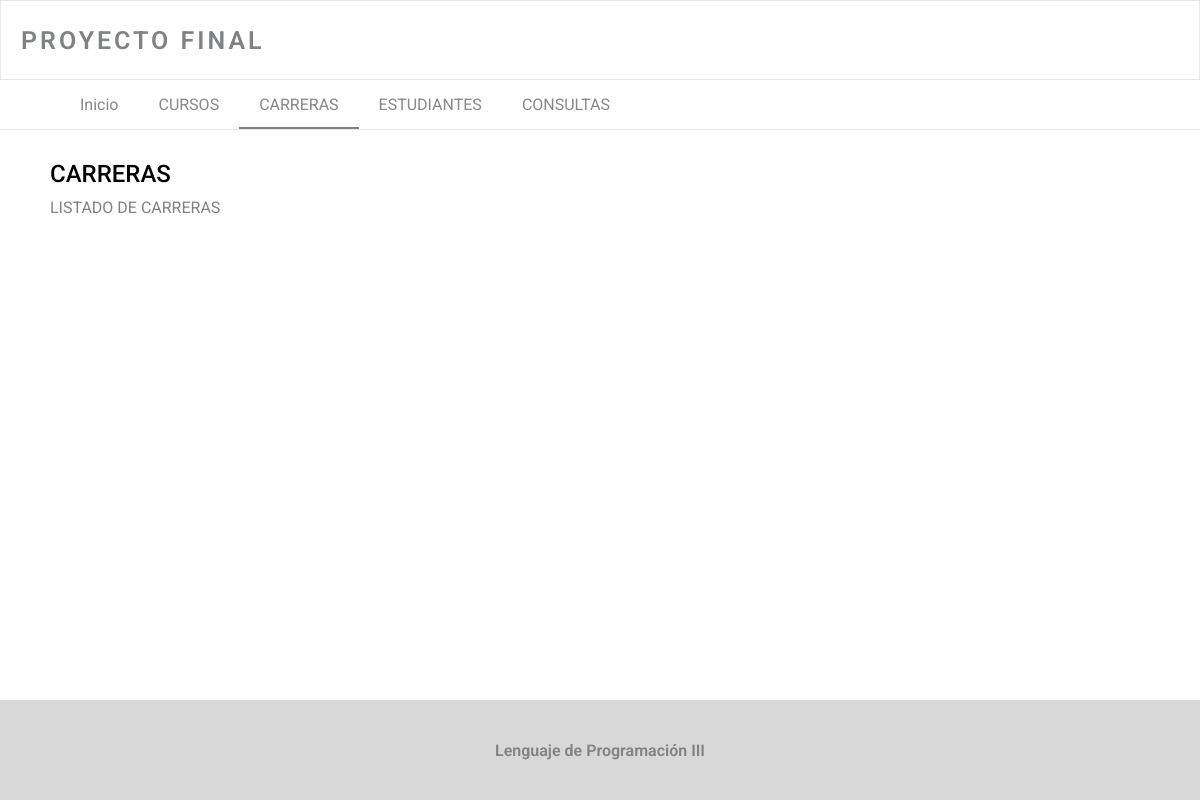
Page /lista-carrera/ on the earlier database version.
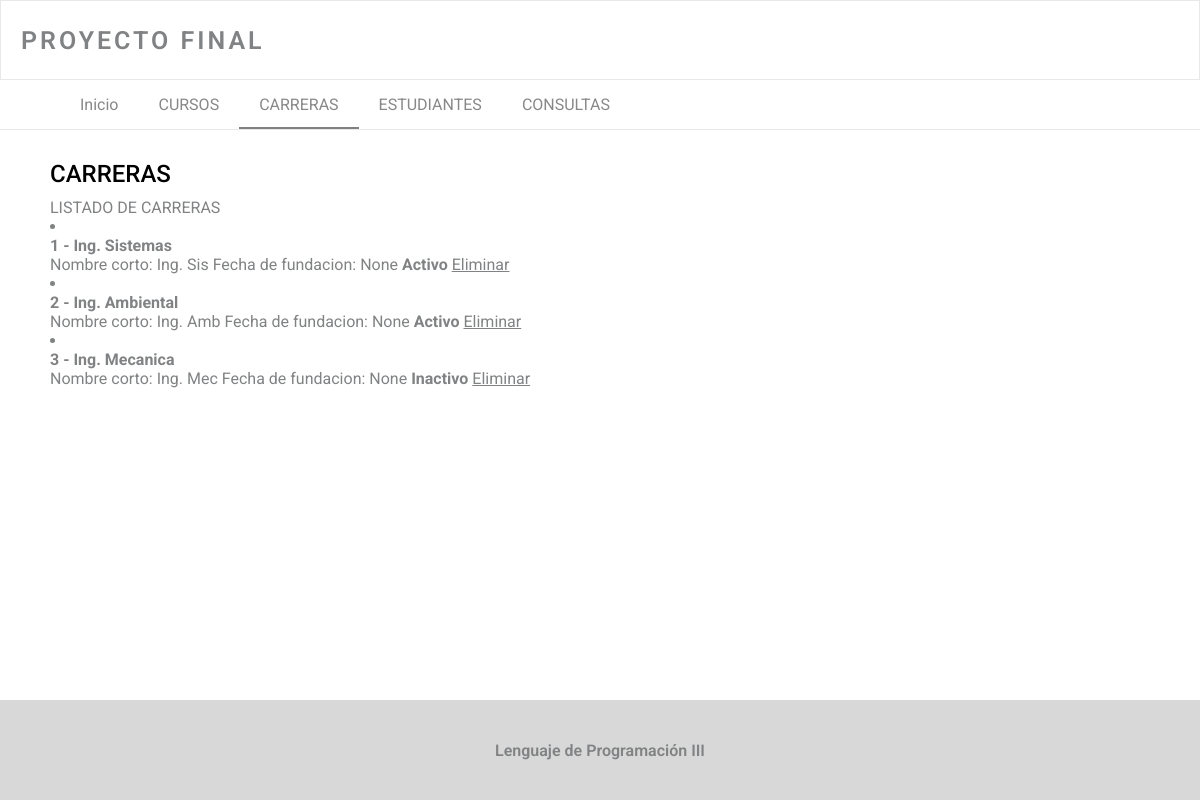
Same page on the later database version.
### miApp/models.py (models this page shows)
class Carrera(models.Model):
    idcarrera =  models.AutoField(primary_key=True)
    nombre  =  models.TextField()
    nombrecorto   =  models.TextField()
    fecha_fundacion = models.DateTimeField()
    estado  =  models.CharField(max_length=1)

### miApp/views.py (the view)
# urls.py: path('lista-carrera/', views.listar_carreras, name="listarCarrera"),
def listar_carreras(request):
    carreras = Carrera.objects.all()
    return render(request,'listar_carreras.html',
        {         'titulo' : 'CARRERAS',
                'mensaje' : 'LISTADO DE CARRERAS',
                'carreras': carreras })

### miApp/templates/listar_carreras.html (shortened to what this page needs)
{% extends 'layout.html' %}
{% block content %}
<h2 class="title">{{titulo}}</h2>
<p>{{mensaje}}</p>
{% for carrera in carreras %}
            <li>
                <h4>{{carrera.idcarrera}} - {{carrera.nombre}}</h4>
                <span>Nombre corto: {{carrera.nombrecorto}} </span>
                <span>Fecha de fundacion: {{carrera.fecha_fundacion}} </span>
                {% if carrera.estado == 'A' %}
                    <strong>Activo</strong>
                {% else %}
                    <strong>Inactivo</strong>
                {% endif %}
                <a href="{% url 'eliminarCarrera' id=carrera.idcarrera %}">Eliminar</a>
            </li>
{% endfor %}
{% endblock %}

Differences in the rows shown:
added Carrera: idcarrera "1", nombre "Ing. Sistemas", nombrecorto "Ing. Sis", fecha_fundacion "None", estado "Activo"
added Carrera: idcarrera "2", nombre "Ing. Ambiental", nombrecorto "Ing. Amb", fecha_fundacion "None", estado "Activo"
added Carrera: idcarrera "3", nombre "Ing. Mecanica", nombrecorto "Ing. Mec", fecha_fundacion "None", estado "Inactivo"
